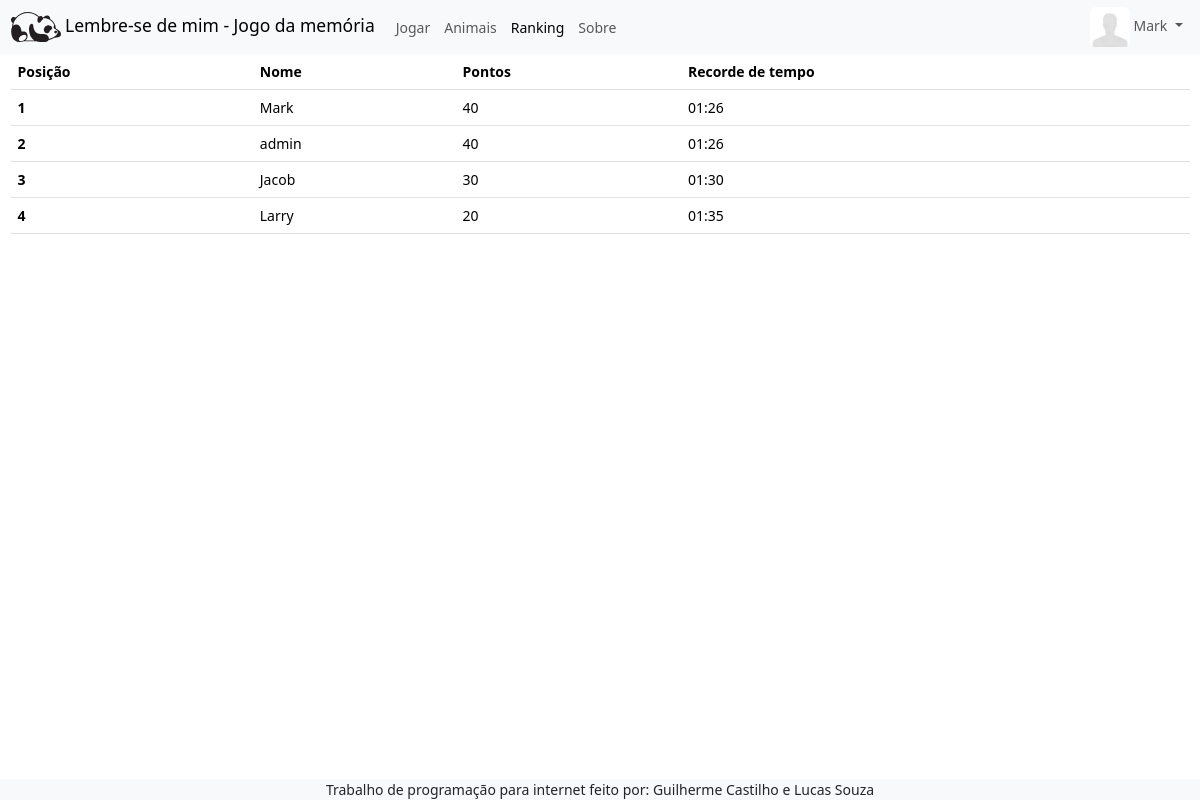
Page /ranking/index.php (signed in) on the committed database.
### tables this page shows
CREATE TABLE `usuarios` (
  `id` int(11) NOT NULL AUTO_INCREMENT,
  `nome` varchar(255) NOT NULL,
  `senha` char(255) NOT NULL,
  `pontos` int(11) DEFAULT 0,
  `email` varchar(255) NOT NULL,
  `caminho_imagem` varchar(255) DEFAULT NULL,
  `isAdmin` tinyint(1) DEFAULT NULL,
  `recorde_segundos` int(11) DEFAULT NULL,
  PRIMARY KEY (`id`),
  UNIQUE KEY `email` (`email`)
);

### ranking/index.php (the view, shortened to what this page needs)
<?php
$usuarios_array = [];
try {
  $database = new Database('mysql');
  $conn = $database->getConnection();
  $sql = "SELECT * FROM usuarios ORDER BY pontos DESC, recorde_segundos ASC";
  $stmt = $conn->prepare($sql);
  $stmt->execute();
  $usuarios_array = $stmt->fetchAll(PDO::FETCH_ASSOC);
} catch (\PDOException $e) {
  echo "Database connection failed: " . $e->getMessage();
} catch (\InvalidArgumentException $e) {
  echo "Invalid database dialect: " . $e->getMessage();
}
?>
<?php include '../includes/navbar.php'; ?>
<main class="container">
  <table class="table">
    <thead>
      <tr>
        <th scope="col">Posição</th>
        <th scope="col">Nome</th>
        <th scope="col">Pontos</th>
        <th scope="col">Recorde de tempo</th>
      </tr>
    </thead>
    <tbody>
      <?php
      $position = 1;
      foreach ($usuarios_array as $usuario) {
        echo "<tr>";
        echo "<th scope='row'>" . $position++ . "</th>";
        echo "<td>" . htmlspecialchars($usuario['nome']) . "</td>";
        echo "<td>" . $usuario['pontos'] . "</td>";
        echo "<td>" . gmdate("i:s", $usuario['recorde_segundos']) . "</td>";
        echo "</tr>";
      }
      ?>
    </tbody>
  </table>
</main>
<?php include '../includes/footer.php'; ?>

### css/global.css (style rules this page uses)
html { font-size: 10px; }
@media screen and (min-width: 1200px) and (max-width: 1399px) { html { font-size: 14px; } }
.container, .container-lg, .container-md, .container-sm, .container-xl, .container-xxl { max-width: 2200px; }

### rows in the picture
usuarios: nome "Mark", pontos "40", recorde_segundos "01:26"
usuarios: nome "admin", pontos "40", recorde_segundos "01:26"
usuarios: nome "Jacob", pontos "30", recorde_segundos "01:30"
usuarios: nome "Larry", pontos "20", recorde_segundos "01:35"

### other values in the picture
$_SESSION['user_name'] "Mark"
